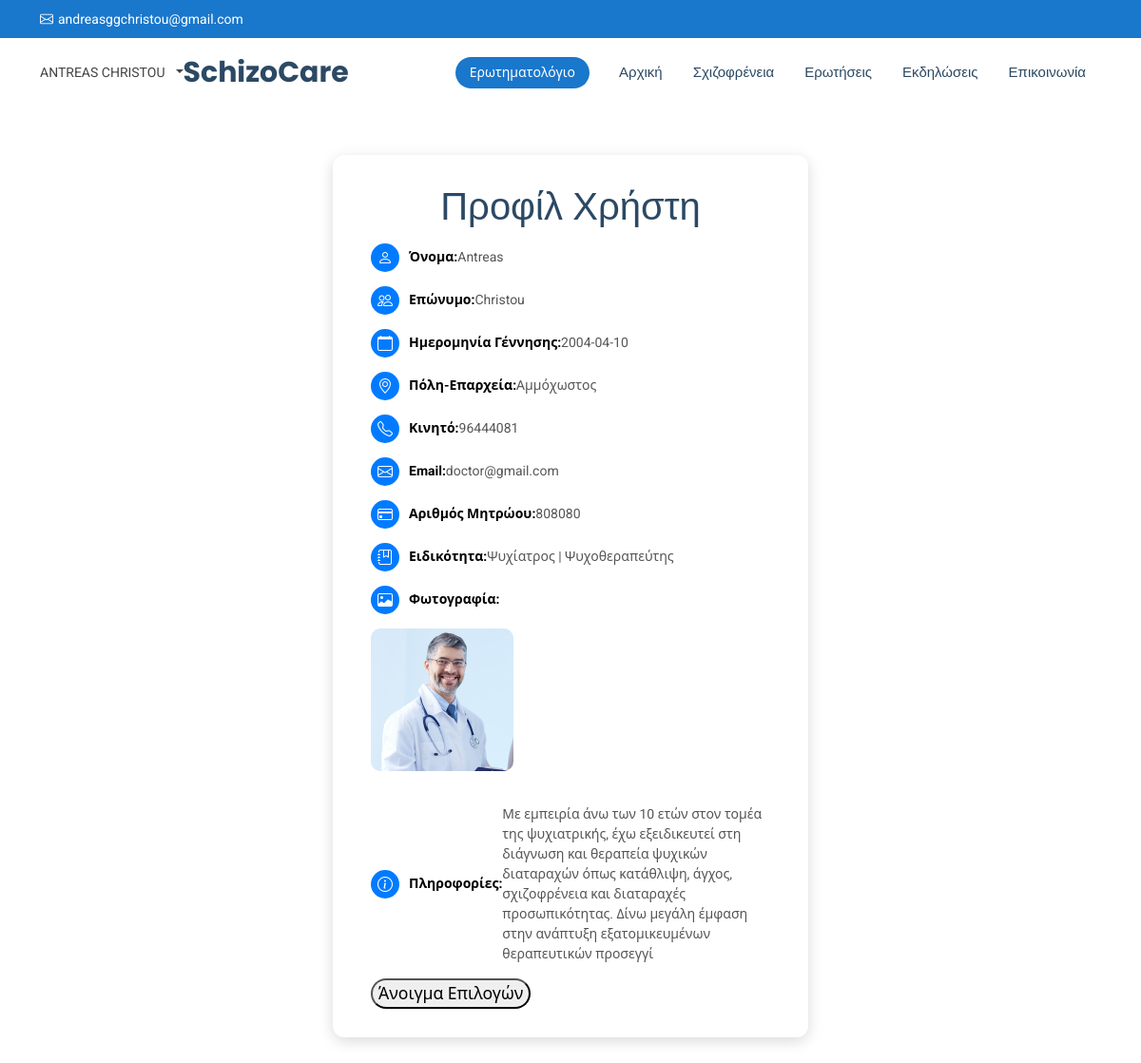
The page /myProfile.php (signed in) on the database its author committed.
### tables this page shows
CREATE TABLE `users` (
  `user_id` int(11) NOT NULL,
  `role_id` int(11) NOT NULL,
  `name` varchar(255) NOT NULL,
  `surname` varchar(255) NOT NULL,
  `email` varchar(255) NOT NULL,
  `password` varchar(255) NOT NULL,
  `date_of_birth` date NOT NULL,
  `nationality` varchar(255) NOT NULL,
  `phone` int(11) NOT NULL,
  `resetCode` int(6) NOT NULL,
  `registration_number` int(11) NOT NULL,
  `gender` varchar(23) NOT NULL,
  `creation_date` date NOT NULL DEFAULT current_timestamp()
);

CREATE TABLE `doctors_info` (
  `id` int(11) NOT NULL,
  `doctor_id` int(11) NOT NULL,
  `specialization` varchar(255) NOT NULL,
  `photo` varchar(255) DEFAULT NULL,
  `information` varchar(400) NOT NULL
);

### myProfile.php (the view, shortened to what this page needs)
<!DOCTYPE html>
<html lang="el">
<head>
    <link rel="stylesheet" href="https://maxcdn.bootstrapcdn.com/bootstrap/4.5.2/css/bootstrap.min.css">
    <link rel="stylesheet" href="assets/css/myProfile.css">
</head>
<body>
    <?php
        include "header.php";
    ?>
    <?php
        if (isset($_SESSION['user']['user_id'])) {
            $userId = $_SESSION['user']['user_id'];
            $sql = "SELECT u.name, u.role_id, u.surname, u.date_of_birth, u.nationality, u.phone, u.email, u.registration_number,
                di.photo, di.information, di.specialization
        FROM users u
        LEFT JOIN doctors_info di ON u.user_id = di.doctor_id
        WHERE u.user_id = ?";
            $stmt = $conn->prepare($sql);
            $stmt->bind_param("i", $userId);
            $stmt->execute();
            $result = $stmt->get_result();
            if ($row = $result->fetch_assoc()) {
                $firstName = $row['name'];
                $lastName = $row['surname'];
                $userType = $row['role_id'];
                $dateOfBirth = $row['date_of_birth'];
                $nationality = $row['nationality'];
                $phoneNumber = $row['phone'];
                $info = $row['information'];
                $specialization = $row['specialization'];
                $image = $row['photo'];
                $email = $row['email'];
                $idNumber = $row['registration_number'];
            }
        }
    ?>
        <div class="profile-container">
        <h1>Προφίλ Χρήστη</h1>
<div class="profile-info">
    <p><span class="icon"><i class="bi bi-person"></i></span><strong> Όνομα: </strong> <?php echo " " . htmlspecialchars($firstName); ?></p>
    <p><span class="icon"><i class="bi bi-people"></i></span><strong> Επώνυμο: </strong> <?php echo " " . htmlspecialchars($lastName); ?></p>
    <p><span class="icon"><i class="bi bi-calendar"></i></span><strong> Ημερομηνία Γέννησης: </strong> <?php echo " " . htmlspecialchars($dateOfBirth); ?></p>
    <p><span class="icon"><i class="bi bi-geo-alt"></i></span><strong> Πόλη-Επαρχεία: </strong> <?php echo " " . htmlspecialchars($nationality); ?></p>
    <p><span class="icon"><i class="bi bi-telephone"></i></span><strong> Κινητό: </strong> <?php echo " " . htmlspecialchars($phoneNumber); ?></p>
    <p><span class="icon"><i class="bi bi-envelope"></i></span><strong> Email: </strong> <?php echo " " . htmlspecialchars($email); ?></p>
    <p><span class="icon"><i class="bi bi-credit-card"></i></span><strong> Αριθμός Μητρώου: </strong> <?php echo " " . htmlspecialchars($idNumber); ?></p>
    <?php if ($userType == 3) { ?>
        <p><span class="icon"><i class="bi bi-journal-bookmark"></i></span><strong> Ειδικότητα: </strong> <?php echo " " . htmlspecialchars($specialization); ?></p>
        <?php if ($image) { ?>
            <p><span class="icon"><i class="bi bi-image"></i></span><strong> Φωτογραφία: </strong></p>
            <img src="assets/img/doctors/<?php echo htmlspecialchars($image); ?>" alt="Φωτογραφία Γιατρού" style="width: 150px; height: auto; border-radius: 10px; margin-bottom: 20px;"/>
        <?php } ?>
        <p><span class="icon"><i class="bi bi-info-circle"></i></span><strong> Πληροφορίες: </strong> <?php echo " " . htmlspecialchars($info); ?></p>
    <?php } ?>
</div>
<button id="openModal" class="modal-button" style="border-radius: 20px; text-align:end;" data-toggle="modal" data-target="#exampleModal">Άνοιγμα Επιλογών</button>
</div>
</body>
</html>

### assets/css/myProfile.css (style rules this page uses)
body { font-family: Arial, sans-serif; background-color: #f4f4f9; margin: 0; padding: 0; }
.profile-container { background: #fff; padding: 20px 30px; box-shadow: 0 4px 8px rgba(0, 0, 0, 0.1); border-radius: 8px; text-align: center; width: 80%; max-width: 400px; margin: 50px auto; }
h1 { font-size: 1.8rem; margin-bottom: 20px; color: #333; }
.profile-info p { margin: 10px 0; font-size: 1rem; color: #555; }
.profile-info strong { color: #000; }
.profile-container { background: #fff; padding: 30px 40px; box-shadow: 0 4px 15px rgba(0, 0, 0, 0.15); border-radius: 12px; text-align: left; width: 90%; max-width: 500px; margin: 50px auto; font-size: 1.1rem; }
h1 { font-size: 2rem; margin-bottom: 20px; color: #333; text-align: center; }
.profile-info p { margin: 15px 0; display: flex; align-items: center; color: #555; }
.profile-info strong { margin-left: 10px; color: #000; }
.icon { background: #007bff; color: white; border-radius: 50%; padding: 8px; display: inline-flex; justify-content: center; align-items: center; width: 30px; height: 30px; font-size: 1rem; }

### assets/css/main.css (style rules this page uses)
:root { --default-font: "Roboto", system-ui, -apple-system, "Segoe UI", Roboto, "Helvetica Neue", Arial, "Noto Sans", "Liberation Sans", sans-serif, "Apple Color Emoji", "Segoe UI Emoji", "Segoe UI Symbol", "Noto Color Emoji"; --heading-font: "Poppins", sans-serif; --nav-font: "Raleway", sans-serif; }
:root { --background-color: #ffffff; --default-color: #444444; --heading-color: #2c4964; --accent-color: #1977cc; --surface-color: #ffffff; --contrast-color: #ffffff; }
:root { --nav-color: #2c4964; --nav-hover-color: #1977cc; --nav-mobile-background-color: #ffffff; --nav-dropdown-background-color: #ffffff; --nav-dropdown-color: #2c4964; --nav-dropdown-hover-color: #1977cc; }
:root { scroll-behavior: smooth; }
body { color: var(--default-color); background-color: var(--background-color); font-family: var(--default-font); }
h1, h2, h3, h4, h5, h6 { color: var(--heading-color); font-family: var(--heading-font); }

### myProfile.php (style rules this page uses)
.profile-info { font-size: 18px !important; }
.profile-info p { font-size: 14px !important; }

### header.php (style rules this page uses)
body { font-size: 18px; }

### rows shown on the page
users: name "Antreas", surname "Christou", date_of_birth "2004-04-10", nationality "Αμμόχωστος", phone "96444081", email "doctor@gmail.com", registration_number "808080", doctors_info.specialization "Ψυχίατρος | Ψυχοθεραπεύτης", doctors_info.photo (picture), doctors_info.information "Με εμπειρία άνω των 10 ετών στον τομέα της ψυχιατρικής, έχω εξειδικευτεί στη διάγνωση και θεραπεία ψυχικών διαταραχών όπως κατάθλιψη, άγχος, σχιζοφρένεια και διαταραχές προσωπικότητας. Δίνω μεγάλη έμφαση στην ανάπτυξη εξατομικευμένων θεραπευτικών προσεγγί"

### other values the page prints
$user_name "ANTREAS CHRISTOU"
